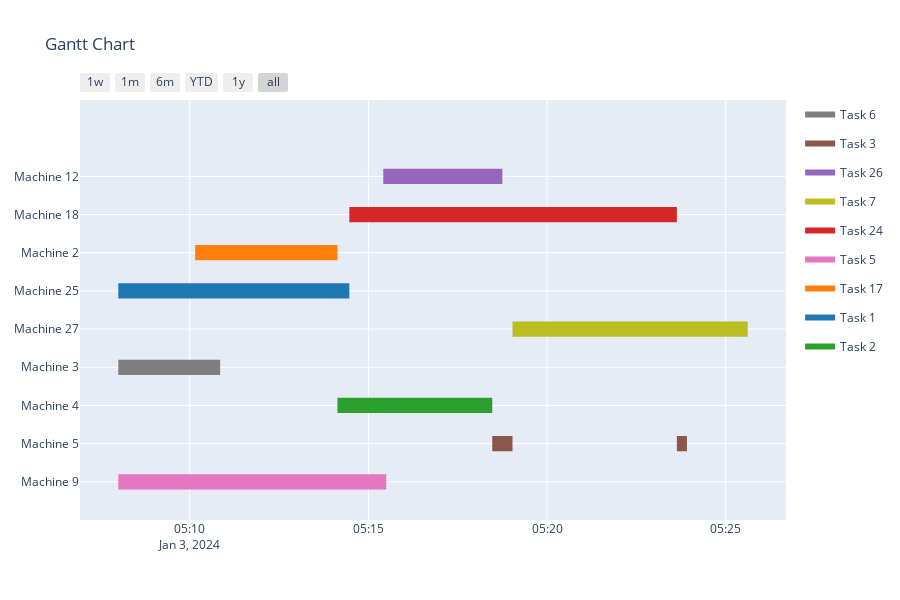

Notebook code cell kept with this figure:
### Code cell
model = LPJS(tasks, orders, capacities)
model.solve()

### Figure 1 — Plotly figure (JSON) as saved in the notebook; plotly's stock layout.template omitted (floating-point values rounded to 4 significant figures)
{"data": [{"fill": "toself", "fillcolor": "rgb(127, 127, 127)", "hoverinfo": "name", "legendgroup": "rgb(127, 127, 127)", "mode": "none", "name": "Task 6", "showlegend": true, "type": "scatter", "x": ["2024-01-03 05:08:00", "2024-01-03 05:10:51", "2024-01-03 05:10:51", "2024-01-03 05:08:00"], "y": [2.8, 2.8, 3.2, 3.2]}, {"fill": "toself", "fillcolor": "rgb(140, 86, 75)", "hoverinfo": "name", "legendgroup": "rgb(140, 86, 75)", "mode": "none", "name": "Task 3", "showlegend": true, "type": "scatter", "x": ["2024-01-03 05:18:28", "2024-01-03 05:18:45", "2024-01-03 05:18:45", "2024-01-03 05:18:28", "2024-01-03 05:18:28", "2024-01-03 05:18:45", "2024-01-03 05:19:02", "2024-01-03 05:19:02", "2024-01-03 05:18:45", "2024-01-03 05:18:45", "2024-01-03 05:23:38", "2024-01-03 05:23:55", "2024-01-03 05:23:55", "2024-01-03 05:23:38"], "y": [0.8, 0.8, 1.2, 1.2, null, 0.8, 0.8, 1.2, 1.2, null, 0.8, 0.8, 1.2, 1.2]}, {"fill": "toself", "fillcolor": "rgb(148, 103, 189)", "hoverinfo": "name", "legendgroup": "rgb(148, 103, 189)", "mode": "none", "name": "Task 26", "showlegend": true, "type": "scatter", "x": ["2024-01-03 05:15:25", "2024-01-03 05:18:45", "2024-01-03 05:18:45", "2024-01-03 05:15:25"], "y": [7.8, 7.8, 8.2, 8.2]}, {"fill": "toself", "fillcolor": "rgb(188, 189, 34)", "hoverinfo": "name", "legendgroup": "rgb(188, 189, 34)", "mode": "none", "name": "Task 7", "showlegend": true, "type": "scatter", "x": ["2024-01-03 05:19:02", "2024-01-03 05:25:37", "2024-01-03 05:25:37", "2024-01-03 05:19:02"], "y": [3.8, 3.8, 4.2, 4.2]}, {"fill": "toself", "fillcolor": "rgb(214, 39, 40)", "hoverinfo": "name", "legendgroup": "rgb(214, 39, 40)", "mode": "none", "name": "Task 24", "showlegend": true, "type": "scatter", "x": ["2024-01-03 05:14:28", "2024-01-03 05:23:38", "2024-01-03 05:23:38", "2024-01-03 05:14:28"], "y": [6.8, 6.8, 7.2, 7.2]}, {"fill": "toself", "fillcolor": "rgb(227, 119, 194)", "hoverinfo": "name", "legendgroup": "rgb(227, 119, 194)", "mode": "none", "name": "Task 5", "showlegend": true, "type": "scatter", "x": ["2024-01-03 05:08:00", "2024-01-03 05:15:30", "2024-01-03 05:15:30", "2024-01-03 05:08:00"], "y": [-0.2, -0.2, 0.2, 0.2]}, {"fill": "toself", "fillcolor": "rgb(255, 127, 14)", "hoverinfo": "name", "legendgroup": "rgb(255, 127, 14)", "mode": "none", "name": "Task 17", "showlegend": true, "type": "scatter", "x": ["2024-01-03 05:10:09", "2024-01-03 05:14:08", "2024-01-03 05:14:08", "2024-01-03 05:10:09"], "y": [5.8, 5.8, 6.2, 6.2]}, {"fill": "toself", "fillcolor": "rgb(31, 119, 180)", "hoverinfo": "name", "legendgroup": "rgb(31, 119, 180)", "mode": "none", "name": "Task 1", "showlegend": true, "type": "scatter", "x": ["2024-01-03 05:08:00", "2024-01-03 05:10:09", "2024-01-03 05:10:09", "2024-01-03 05:08:00", "2024-01-03 05:08:00", "2024-01-03 05:10:09", "2024-01-03 05:12:19", "2024-01-03 05:12:19", "2024-01-03 05:10:09", "2024-01-03 05:10:09", "2024-01-03 05:12:19", "2024-01-03 05:14:28", "2024-01-03 05:14:28", "2024-01-03 05:12:19"], "y": [4.8, 4.8, 5.2, 5.2, null, 4.8, 4.8, 5.2, 5.2, null, 4.8, 4.8, 5.2, 5.2]}, {"fill": "toself", "fillcolor": "rgb(44, 160, 44)", "hoverinfo": "name", "legendgroup": "rgb(44, 160, 44)", "mode": "none", "name": "Task 2", "showlegend": true, "type": "scatter", "x": ["2024-01-03 05:14:08", "2024-01-03 05:18:28", "2024-01-03 05:18:28", "2024-01-03 05:14:08"], "y": [1.8, 1.8, 2.2, 2.2]}, {"legendgroup": "rgb(127, 127, 127)", "marker": {"color": "rgb(127, 127, 127)", "opacity": 0, "size": 1}, "mode": "markers", "name": "", "showlegend": false, "text": [null, null], "type": "scatter", "x": ["2024-01-03 05:08:00", "2024-01-03 05:10:51"], "y": [3, 3]}, {"legendgroup": "rgb(140, 86, 75)", "marker": {"color": "rgb(140, 86, 75)", "opacity": 0, "size": 1}, "mode": "markers", "name": "", "showlegend": false, "text": [null, null, null, null, null, null], "type": "scatter", "x": ["2024-01-03 05:18:28", "2024-01-03 05:18:45", "2024-01-03 05:18:45", "2024-01-03 05:19:02", "2024-01-03 05:23:38", "2024-01-03 05:23:55"], "y": [1, 1, 1, 1, 1, 1]}, {"legendgroup": "rgb(148, 103, 189)", "marker": {"color": "rgb(148, 103, 189)", "opacity": 0, "size": 1}, "mode": "markers", "name": "", "showlegend": false, "text": [null, null], "type": "scatter", "x": ["2024-01-03 05:15:25", "2024-01-03 05:18:45"], "y": [8, 8]}, {"legendgroup": "rgb(188, 189, 34)", "marker": {"color": "rgb(188, 189, 34)", "opacity": 0, "size": 1}, "mode": "markers", "name": "", "showlegend": false, "text": [null, null], "type": "scatter", "x": ["2024-01-03 05:19:02", "2024-01-03 05:25:37"], "y": [4, 4]}, {"legendgroup": "rgb(214, 39, 40)", "marker": {"color": "rgb(214, 39, 40)", "opacity": 0, "size": 1}, "mode": "markers", "name": "", "showlegend": false, "text": [null, null], "type": "scatter", "x": ["2024-01-03 05:14:28", "2024-01-03 05:23:38"], "y": [7, 7]}, {"legendgroup": "rgb(227, 119, 194)", "marker": {"color": "rgb(227, 119, 194)", "opacity": 0, "size": 1}, "mode": "markers", "name": "", "showlegend": false, "text": [null, null], "type": "scatter", "x": ["2024-01-03 05:08:00", "2024-01-03 05:15:30"], "y": [0, 0]}, {"legendgroup": "rgb(255, 127, 14)", "marker": {"color": "rgb(255, 127, 14)", "opacity": 0, "size": 1}, "mode": "markers", "name": "", "showlegend": false, "text": [null, null], "type": "scatter", "x": ["2024-01-03 05:10:09", "2024-01-03 05:14:08"], "y": [6, 6]}, {"legendgroup": "rgb(31, 119, 180)", "marker": {"color": "rgb(31, 119, 180)", "opacity": 0, "size": 1}, "mode": "markers", "name": "", "showlegend": false, "text": [null, null, null, null, null, null], "type": "scatter", "x": ["2024-01-03 05:08:00", "2024-01-03 05:10:09", "2024-01-03 05:10:09", "2024-01-03 05:12:19", "2024-01-03 05:12:19", "2024-01-03 05:14:28"], "y": [5, 5, 5, 5, 5, 5]}, {"legendgroup": "rgb(44, 160, 44)", "marker": {"color": "rgb(44, 160, 44)", "opacity": 0, "size": 1}, "mode": "markers", "name": "", "showlegend": false, "text": [null, null], "type": "scatter", "x": ["2024-01-03 05:14:08", "2024-01-03 05:18:28"], "y": [2, 2]}], "layout": {"height": 600, "hovermode": "closest", "showlegend": true, "title": {"text": " Gantt Chart"}, "xaxis": {"rangeselector": {"buttons": [{"count": 7, "label": "1w", "step": "day", "stepmode": "backward"}, {"count": 1, "label": "1m", "step": "month", "stepmode": "backward"}, {"count": 6, "label": "6m", "step": "month", "stepmode": "backward"}, {"count": 1, "label": "YTD", "step": "year", "stepmode": "todate"}, {"count": 1, "label": "1y", "step": "year", "stepmode": "backward"}, {"step": "all"}]}, "showgrid": true, "type": "date", "zeroline": false}, "yaxis": {"autorange": false, "range": [-1, 10], "showgrid": true, "ticktext": ["Machine 9", "Machine 5", "Machine 4", "Machine 3", "Machine 27", "Machine 25", "Machine 2", "Machine 18", "Machine 12"], "tickvals": [0, 1, 2, 3, 4, 5, 6, 7, 8], "zeroline": false}}}
